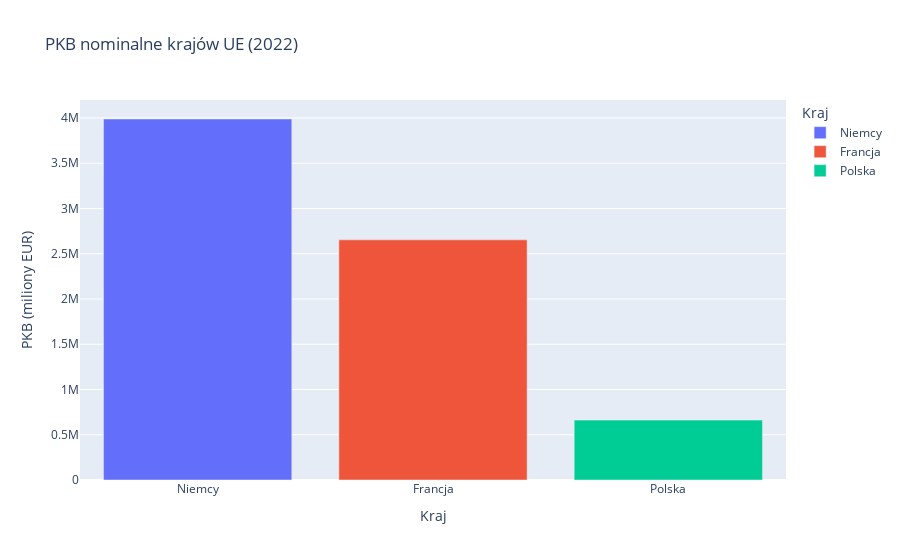

The cell this chart's notebook holds for it:
### Code cell
fig = px.bar(
    df_gdp, 
    x='country', 
    y='gdp_2022',
    color='country',
    title='PKB nominalne krajów UE (2022)',
    labels={'gdp_2022': 'PKB (miliony EUR)', 'country': 'Kraj'}
)
fig.show()

### Figure 1 — Plotly figure (JSON) as saved in the notebook; plotly's stock layout.template omitted (floating-point values rounded to 4 significant figures)
{"data": [{"hovertemplate": "Kraj=%{x}<br>PKB (miliony EUR)=%{y}<extra></extra>", "legendgroup": "Niemcy", "marker": {"color": "#636efa", "pattern": {"shape": ""}}, "name": "Niemcy", "orientation": "v", "showlegend": true, "textposition": "auto", "type": "bar", "x": ["Niemcy"], "xaxis": "x", "y": [3989000.0], "yaxis": "y"}, {"hovertemplate": "Kraj=%{x}<br>PKB (miliony EUR)=%{y}<extra></extra>", "legendgroup": "Francja", "marker": {"color": "#EF553B", "pattern": {"shape": ""}}, "name": "Francja", "orientation": "v", "showlegend": true, "textposition": "auto", "type": "bar", "x": ["Francja"], "xaxis": "x", "y": [2654000.0], "yaxis": "y"}, {"hovertemplate": "Kraj=%{x}<br>PKB (miliony EUR)=%{y}<extra></extra>", "legendgroup": "Polska", "marker": {"color": "#00cc96", "pattern": {"shape": ""}}, "name": "Polska", "orientation": "v", "showlegend": true, "textposition": "auto", "type": "bar", "x": ["Polska"], "xaxis": "x", "y": [661700.0], "yaxis": "y"}], "layout": {"barmode": "relative", "legend": {"title": {"text": "Kraj"}, "tracegroupgap": 0}, "title": {"text": "PKB nominalne krajów UE (2022)"}, "xaxis": {"anchor": "y", "categoryarray": ["Niemcy", "Francja", "Polska"], "categoryorder": "array", "domain": [0, 1], "title": {"text": "Kraj"}}, "yaxis": {"anchor": "x", "domain": [0, 1], "title": {"text": "PKB (miliony EUR)"}}}}
